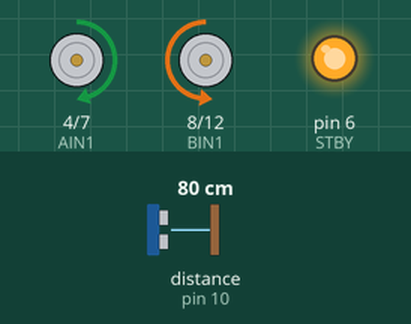
A sketch run on a simulated Arduino Uno, built with avr-gcc and run on an emulated ATmega328P. On the bench: motor-driver pin pairs drawn as motors (green arrow = first pin HIGH = forward, orange = second pin HIGH = backward, longer = more drive, scaled by the enable pin, stopped while the standby pin is LOW), output pins drawn as LEDs (lit = HIGH). Wiring (inferred from the names in the program): ultrasonic range finder: trigger pin 13; echo pin 10. Inputs (shaded band) come from the test bench; at power-on: distance to the obstacle (sensor on pin 10) 80 cm. The echo pulse lasts 58.3 µs per cm; pins used as bus, display or sensor lines are not drawn; what the sketch prints to the serial monitor is not drawn.

Above: at 1.2 s.
1.3 s: distance to the obstacle (sensor on pin 10) set to 7 cm
4.3 s: distance to the obstacle (sensor on pin 10) set to 4 cm
At 4.45 s:
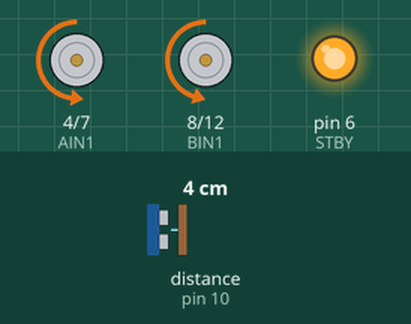
At 4.95 s:
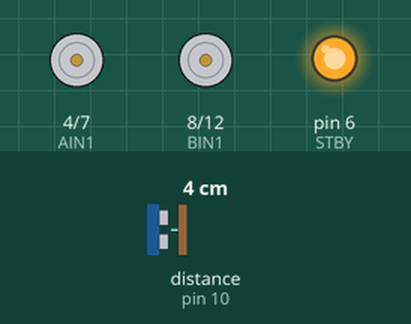
Timing chart, 0 to 13.3 s (numbered marks = the images above; inputs shaded):
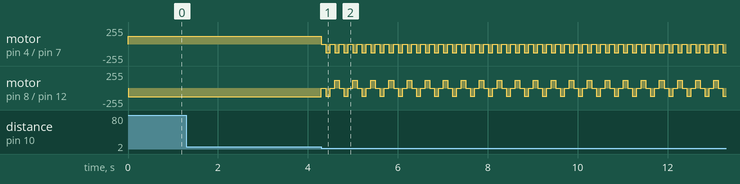

The sketch:

RobotStella_2WD_-_HC-SR04Sensore_Ultrasuoni.ino
```cpp
#define trigPin 13
#define echoPin 10

#define PWMA 5
#define AIN1 4
#define AIN2 7
#define STBY 6
#define PWMB 9
#define BIN1 8
#define BIN2 12


void setup()
{
  pinMode(STBY, OUTPUT);
  pinMode(PWMA, OUTPUT);
  pinMode(PWMB, OUTPUT);
  pinMode(AIN1, OUTPUT); //ANI1 E ANI2 RUOTA SX
  pinMode(AIN2, OUTPUT);
  pinMode(BIN1, OUTPUT); // BIN1 E BIN2 RUOTA DX
  pinMode(BIN2, OUTPUT);
  pinMode(trigPin, OUTPUT);
  pinMode(echoPin, INPUT);
  digitalWrite(STBY, HIGH);
  Serial.begin(115200);

}

void loop()
{
  int value=100;
  long duration, distance;
  digitalWrite(trigPin, LOW);  // Added this line
  delayMicroseconds(2); // Added this line
  digitalWrite(trigPin, HIGH);
//  delayMicroseconds(1000); - Removed this line
  delayMicroseconds(10); // Added this line
  digitalWrite(trigPin, LOW);
  duration = pulseIn(echoPin, HIGH);
  distance = (duration/2) / 29.1;


    Serial.print("Ping: ");
    Serial.println(distance);
    Serial.print("cm");


 int distance1= distance + 150;

 if(distance >=5) { avanti(); }
  else            { gira(); }

 }

void avanti()
{
    digitalWrite( AIN1,HIGH );
    digitalWrite( AIN2,LOW );
    digitalWrite( BIN1,LOW );
    digitalWrite( BIN2,HIGH );

    analogWrite( PWMA,120 );
    analogWrite( PWMB,130 );

}


 void alt()
{
    analogWrite( PWMA,50 );
    analogWrite( PWMB,50 );

    digitalWrite( AIN1,LOW );
    digitalWrite( AIN2,LOW );
    digitalWrite( BIN1,LOW );
    digitalWrite( BIN2,LOW );

}

void indietro()
{
    digitalWrite( AIN1,LOW );
    digitalWrite( AIN2,HIGH );
    digitalWrite( BIN1,LOW );
    digitalWrite( BIN2,HIGH );

    analogWrite( PWMA,130 );
    analogWrite( PWMB,120 );

}
 void gira()
{
  // STOP x 1/2 sec
  alt();
  delay( 100 );

  // INDIETRO x 1/2 secondo
  indietro();
  delay( 100 );

  // STOP x 1/2 sec
  alt();
  delay( 100 );

  // Gira
  digitalWrite( AIN1,LOW );
  digitalWrite( AIN2,HIGH );
  digitalWrite( BIN1,HIGH );
  digitalWrite( BIN2,LOW );

  analogWrite( PWMA,130 );
  analogWrite( PWMB,120 );


  delay( 100 );
}
```

Measured:
- the behaviour switches between 6 and 5 cm on distance to the obstacle (sensor on pin 10) (found by bisection; images 0 and 1)
- after the input at 4.3 s, motor on pin 4 (AIN1) / pin 7 (AIN2): alternates backward 130/255 for 0.10 s and stopped for 0.10 s, starting at once; motor on pin 8 (BIN1) / pin 12 (BIN2): backward 130/255 → stopped at once, then repeats every 0.40 s: backward 120/255 0.10 s, stopped 0.10 s, forward 120/255 0.10 s, stopped 0.10 s
